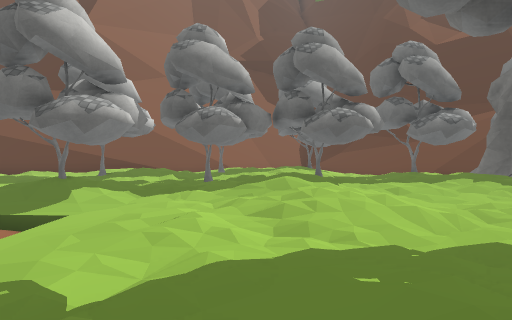
view 1 (above)

24 first-person views from a walk through a 3-D level made in the Unity game engine. The camera is 1.5 m above the floor, tilts 2° down and sees 75° across. The floor is counted in squares, 2 m on a side. Each view is taken from the middle of a square. On the plan, view 1 faces up. The plan holds only what a view shows up to about 11 squares ahead; the rest is blank. The place goes on beyond the plan. Some animated figures are left out. Some surface patterns are stand-ins.

view 2
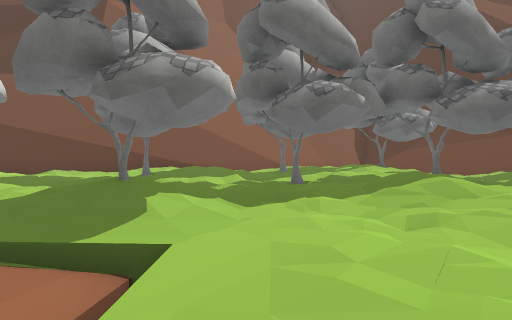

view 3
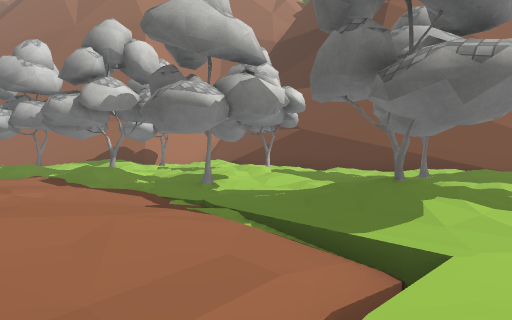

view 4
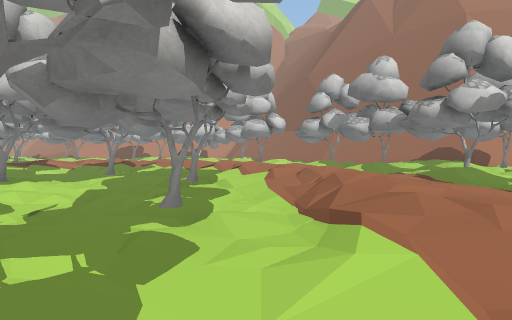

view 5
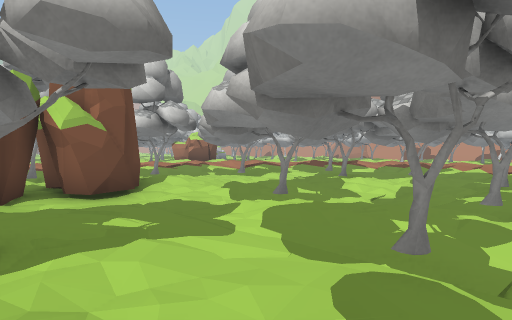

view 6
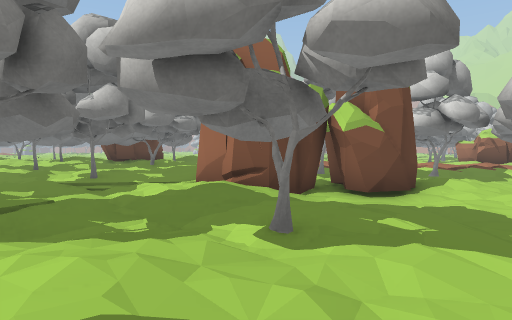

view 7
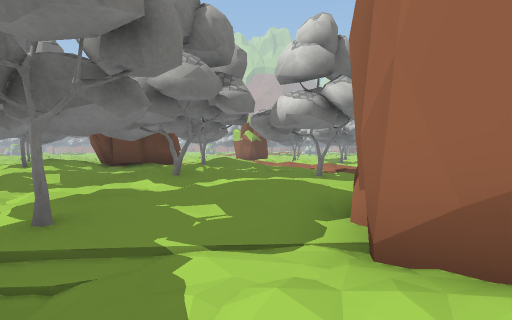

view 8
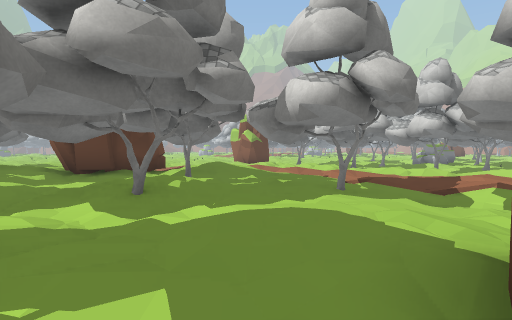

view 9
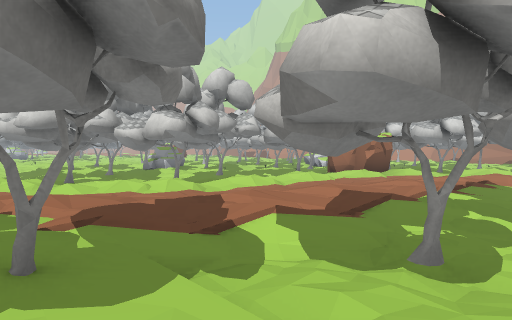

view 10
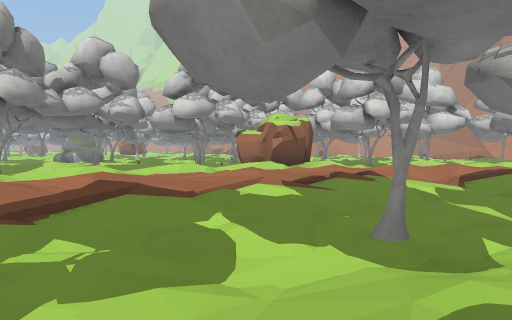

view 11
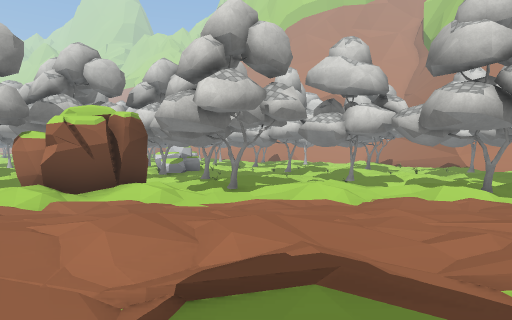

view 12
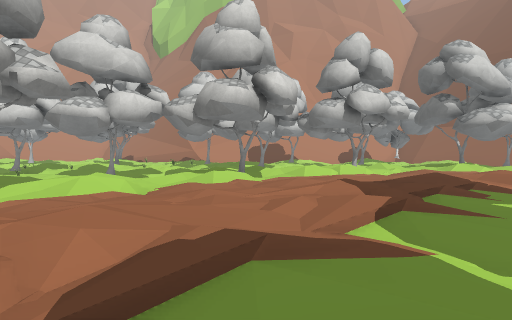

view 13
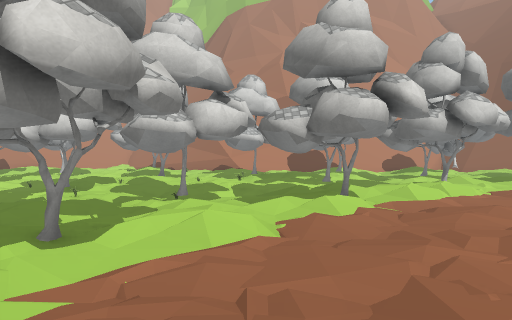

view 14
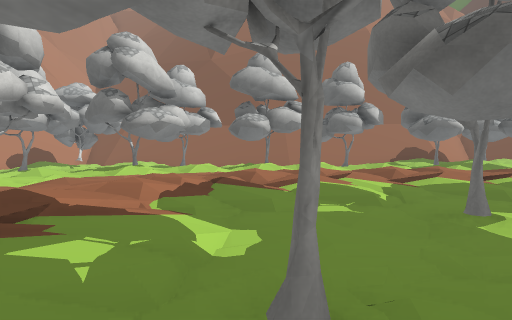

view 15
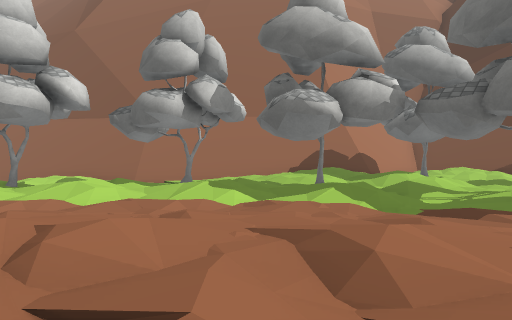

view 16
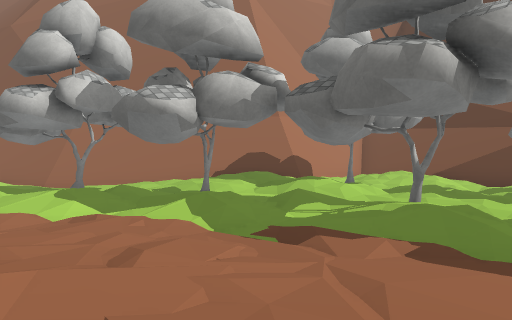

view 17
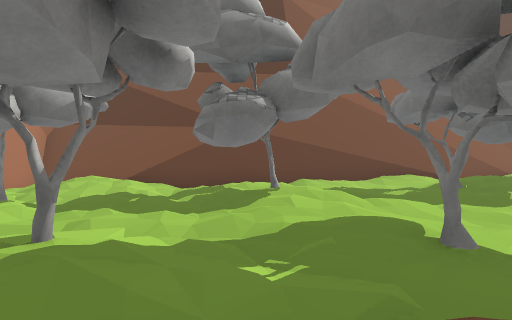

view 18
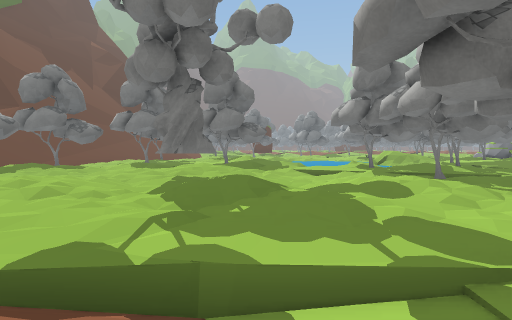

view 19
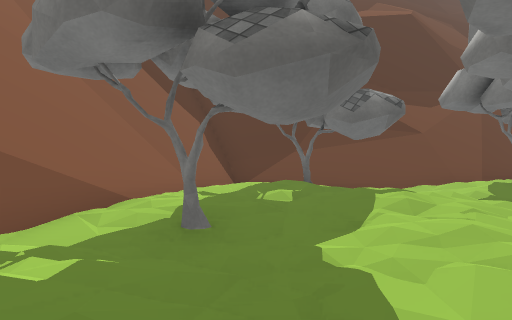

view 20
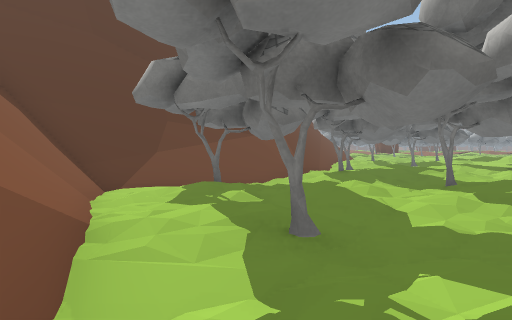

view 21
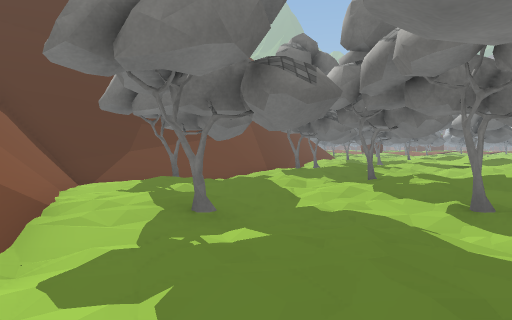

view 22
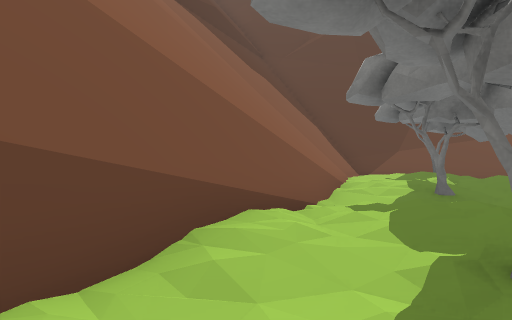

view 23
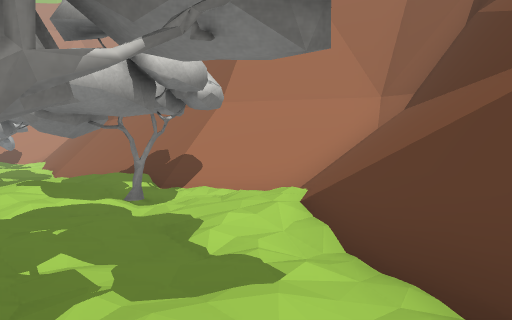

view 24
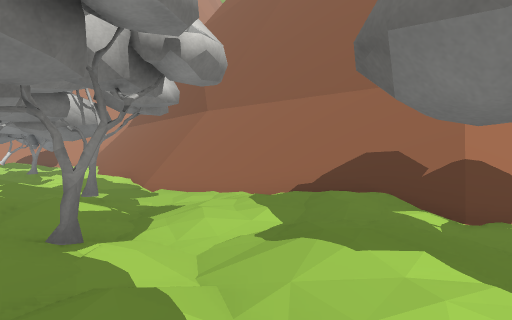

### Floor plan
Key: @ floor where view 1 was taken; # wall or solid block; x gap in a wall; . main floor; : floor 0.25 m higher than the main floor; - floor 0.25 m lower than the main floor; + floor 0.5 m higher than the main floor; _ floor 0.5 m lower than the main floor; * floor 0.75 m higher than the main floor; < floor 0.75 m lower than the main floor; / step, stairs or slope; = window, fence, low wall or low ledge; ^ raised ledge; v drop or lower ground; T tree; O other object.
Columns run from 21 left of view 1 to 8 right of it. Each row starts with its distance up from view 1.
 17                     #===####
 16                  ###==///####
 15                 ##///////##/##
 14       ##    ^^ ///////--//= =#
 13      ####^=    ####/...T_////#
 12      ##////=####.---T..._/////
 11     ^##///=#/_---.:---:._-//=v
 10     ^##/..-..---T..--...-.T.=#
  9     ^##-----T.------T..T_-.. T
  8   ^^///-T-.-::.-----#.+#..::
  7  ^^///+.#/-...--.T.-.::-.-..
  6  ^///..-/-.--.T_-/---/..---..
  5 ^///---T-.T:/___///_-.:._-..:
  4 ////__.-#/-.-----_/_.-.-_..-
  3 //___T.//--......_<_---TT.:.
  2 /-__/../-.:::::.._/--/.-T.:.
  1 _-_-/:--.:+://///_/-../---.:
  0 __ T/.-.:::./_____<-.@--__-.
 -1 T_ .#..:+:..T-_T__T---..__#.
 -2    :- :+.---________-.:._-..
 -3   ... :://--__<<_._-.T.-T..T
 -4 ./T#..:/--T--___T-_-..-- .:
 -5 --..-.://___.T_____--.... :T
 -6 _/--.::+-___ ----___-O:.--.
 -7   -T/..://T  ___--OOOOO.-...
 -8    :.-.::./- T_-..OO- O.:T:.
 -9   -./..:+:... -_--_-  :::#:::
-10 _T-:-T..:.:._--_T__-..++::.:T+
-11 --_/./...:+//.---_-T..::T#:+#:
-12 _-O_-/-/..:+::///--/-.::+T:++
-13  .-__../--..::+././/-Tx:+ ::++
-14 --__T--T-/--...:::+...::T ::TT
-15 .-__O.-.-:-/...-....:.:/T#OOTT
-16 .O__O..--OO:-/-/.--.//.+*/O
-17  .T__ T_  O ...////..:+
-18  __-. __    T  ..T:/-.:
-19  O_   T_ T__   -_  ...
-20           .-       T:/

Positions as (right, up) in squares from view 1, and headings:
1: (0, 0), facing up
2: (-2, 2), facing up
3: (-2, 2), facing up-left
4: (-2, 0), facing left
5: (0, 0), facing down-left
6: (0, 0), facing down
7: (2, -5), facing down
8: (2, -7), facing down
9: (1, -10), facing down-left
10: (-3, -9), facing down-left
11: (-9, -9), facing down-left
12: (-9, -10), facing left
13: (-10, -12), facing left
14: (-10, -8), facing up-left
15: (-10, -1), facing up-left
16: (-9, 1), facing up-left
17: (-9, 3), facing up
18: (-5, 1), facing right
19: (-3, 9), facing up-right
20: (-4, 12), facing right
21: (-5, 11), facing right
22: (-7, 10), facing up-right
23: (-8, 10), facing left
24: (-11, 6), facing left
